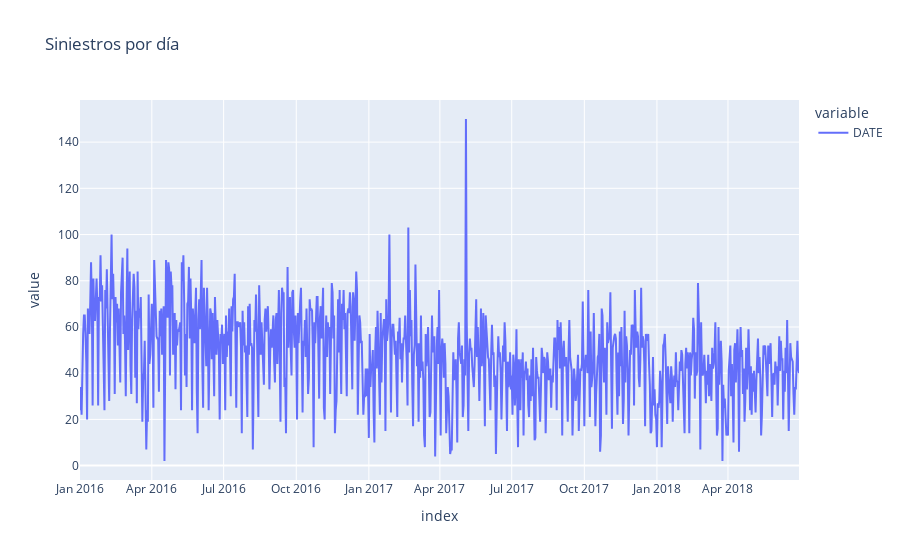

Notebook source saved alongside this figure:
### Code cell
px.line(sin_per_day, title='Siniestros por día')

### Figure 1 — Plotly figure (JSON) as saved in the notebook; plotly's stock layout.template omitted (floating-point values rounded to 4 significant figures; data arrays with more than 128 entries replaced by an {"elided": "..."} marker saying what was removed)
{"data": [{"hovertemplate": "variable=DATE<br>index=%{x}<br>value=%{y}<extra></extra>", "legendgroup": "DATE", "line": {"color": "#636efa", "dash": "solid"}, "mode": "lines", "name": "DATE", "orientation": "v", "showlegend": true, "type": "scatter", "x": {"elided": "911 str values"}, "xaxis": "x", "y": {"elided": "911 int values"}, "yaxis": "y"}], "layout": {"legend": {"title": {"text": "variable"}, "tracegroupgap": 0}, "title": {"text": "Siniestros por día"}, "xaxis": {"anchor": "y", "domain": [0, 1], "title": {"text": "index"}}, "yaxis": {"anchor": "x", "domain": [0, 1], "title": {"text": "value"}}}}
